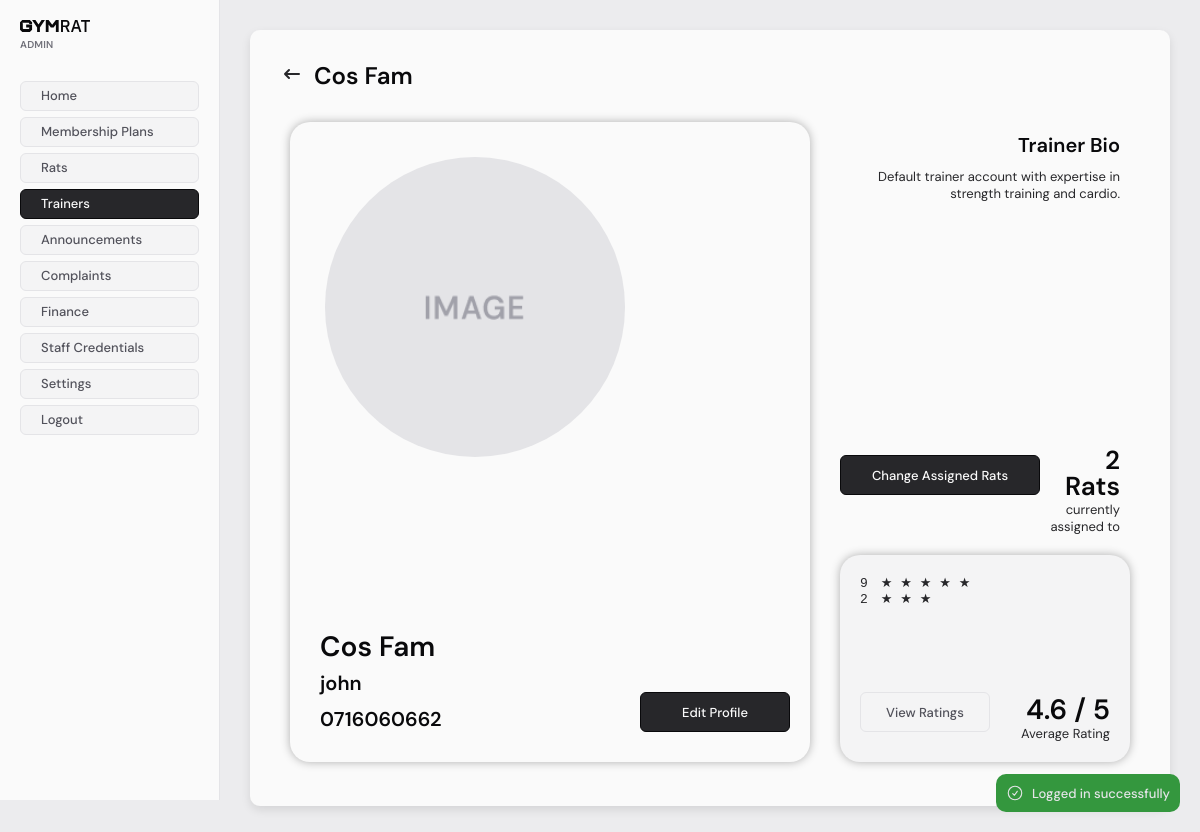
The page /staff/admin/trainers/view/index.php?id=1 (signed in) on the database its author committed.
### tables this page shows
CREATE TABLE `trainers` (
  `id` int NOT NULL,
  `fname` varchar(255) NOT NULL,
  `lname` varchar(255) NOT NULL,
  `username` varchar(255) NOT NULL,
  `password` varchar(255) NOT NULL,
  `avatar` varchar(100) DEFAULT NULL,
  `bio` text NOT NULL,
  `phone` varchar(20) NOT NULL
);

### src/db/Database.php (called while the page is built, shortened)
<?php
class Database
{
    private static null|Database $instance = null;
    private $CONFIG = [
        "host" => "mysql_db",
        "username" => "root",
        "password" => "123456",
        "dbname" => "gymrat",
    ];
    private function __construct()
    {
        try {
            $tz = (new DateTime('now', new DateTimeZone('Asia/Colombo')))->format('P');
            $this->conn = new PDO(
                "mysql:host=" . $this->CONFIG['host'] . ";dbname=" . $this->CONFIG['dbname'],
                $this->CONFIG['username'],
                $this->CONFIG['password'],
                [
                    \PDO::ATTR_ERRMODE => \PDO::ERRMODE_EXCEPTION,
                    \PDO::MYSQL_ATTR_INIT_COMMAND => "SET time_zone='$tz'"
                ]
            );
        } catch (PDOException  $e) {
            die("database connection failed: " . $e->getMessage());
        }
    }
    public static function get_conn()
    {
        if (!self::$instance) {
            self::$instance = new Database();
        }
        return self::$instance->conn;
    }
}

### src/db/models/Trainer.php (called while the page is built, shortened)
<?php
require_once __DIR__ . "/../Model.php";
class Trainer extends Model
{
    protected $table = "trainers";
    public int $id = 0;
    public function fill(array $data)
    {
        $this->id = isset($data['id']) ? (int) $data['id'] : 0;
        $this->fname = $data['fname'] ?? "";
        $this->lname = $data['lname'] ?? "";
        $this->username = $data['username'] ?? "";
        $this->bio = $data['bio'] ?? "";
        $this->phone = $data['phone'] ?? "";
    }
    public function get_by_id()
    {
        $sql = "SELECT * FROM $this->table WHERE id = :id";
        $stmt = $this->conn->prepare($sql);
        $stmt->execute(['id' => $this->id]);
        $data = $stmt->fetch();
        if ($data) {
            return true;
        }
        return false;
    }
}

### src/db/Model.php (called while the page is built, shortened)
<?php
require_once __DIR__ . "/Database.php";
abstract class Model
{
    public function __construct()
    {
        $this->conn = Database::get_conn();
    }
}

### src/db/models/Customer.php (called while the page is built, shortened)
<?php
require_once __DIR__ . "/../Model.php";
class Customer extends Model
{
    protected $table = "customers";
    public function count_customers_by_trainer(int $trainer_id): int
    {
        $sql = "SELECT COUNT(*) AS customer_count FROM $this->table WHERE trainer = :trainer_id";
        $stmt = $this->conn->prepare($sql);
        $stmt->execute(['trainer_id' => $trainer_id]);
        $data = $stmt->fetch();
        return $data['customer_count'] ?? 0;
    }
}

### src/db/models/TrainerRating.php (called while the page is built, shortened)
<?php
require_once __DIR__ . "/../Model.php";
class TrainerRating extends Model
{
    protected $table = "trainer_ratings";
    public function fill(array $data)
    {
        $this->rating = $data['rating'] ?? 0;
    }
    public function get_all_of_trainer(int $trainer_id): array
    {
        $sql = "SELECT * FROM $this->table WHERE trainer_id = :trainer_id ORDER BY created_at DESC";
        $stmt = $this->conn->prepare($sql);
        $stmt->execute([
            'trainer_id' => $trainer_id
        ]);
        $items = $stmt->fetchAll();
        return array_map(function ($item) {
            $rating = new TrainerRating();
            $rating->fill($item);
            return $rating;
        }, $items);
    }
}

### src/staff/admin/trainers/view/index.php (the view, shortened to what this page needs)
<?php
require_once "../../../../alerts/functions.php";
require_once "../../../../db/models/Trainer.php";
require_once "../../../../db/models/Customer.php";
require_once "../../../../db/models/TrainerRating.php";
$trainer = new Trainer();
try {
    $trainer->id = $id;
    $trainer->get_by_id();
} catch (Exception $e) {
    redirect_with_error_alert("Failed to fetch trainer: " . $e->getMessage(), "/staff/admin");
    exit;
}
$trainer_ratings = null;
$trainerRatingModel = new TrainerRating();
try {
    $trainer_ratings = $trainerRatingModel->get_all_of_trainer($trainer->id);
} catch (Exception $e) {
    $_SESSION['error'] = "Failed to fetch trainer ratings: " . $e->getMessage();
}
$customers_assigned = null;
$customerModel = new Customer();
try {
    $customers_assigned = $customerModel->count_customers_by_trainer($trainer->id);
} catch (Exception $e) {
    $_SESSION['error'] = "Failed to fetch customers assigned: " . $e->getMessage();
}
$rating_counts = [
    1 => 0,
    2 => 0,
    3 => 0,
    4 => 0,
    5 => 0,
];
$total_rating = 0;
$totalReviews = count($trainer_ratings);
foreach ($trainer_ratings as $rating) {
    $stars = $rating->rating;
    if (isset($rating_counts[$stars])) {
        $rating_counts[$stars]++;
    } else {
        $rating_counts[$stars] = 1;
    }
    $total_rating += $stars;
}
$average_rating = $totalReviews > 0 ? $total_rating / $totalReviews : 0;
$menuBarConfig = [
    "title" => $trainer->fname . " " . $trainer->lname,
    "showBack" => true,
    "goBackTo" => "/staff/admin/trainers/index.php",
];
require_once "../../../includes/header.php";
require_once "../../../includes/sidebar.php";
?>
<main>
    <div class="staff-base-container">
        <?php require_once "../../../includes/menubar.php"; ?>
        <div style="margin: 20px; display: grid; grid-template-columns: 1fr 1fr; gap: 30px;">
            <div class="trainer-view-profile">
                <div style="grid-row: 1; grid-column: 1; align-self: start; justify-self: start; text-align: left; padding: 15px;">
                <?php if (!empty($trainer->avatar)): ?>
                    <img src="../../../../uploads/<?= $trainer->avatar ?>" alt="Trainer Avatar"  class="trainer-view-avatar">
                <?php else: ?>
                    <img src="../../../../uploads/default-images/infoCardDefault.png" alt="Default Avatar" class="trainer-view-avatar">
                <?php endif; ?>
                </div>
                <div style="grid-row: 2; grid-column: 1; align-self: end; justify-self: start; text-align: left;">
                    <h1 style="margin: 10px; font-size: 28px;"><?= $trainer->fname . " " . $trainer->lname ?></h1>
                    <h1 style="margin: 10px;"><?= $trainer->username ?></h1>
                    <h1 style="margin: 10px;"><?= $trainer->phone ?></h1>
                </div>
                <div style="grid-row: 2; grid-column: 2; align-self: end; justify-self: end; text-align: right;">
                    <a href="/staff/admin/trainers/profile/index.php?id=<?= $trainer->id ?>" style="margin: 10px 0px; width: 150px; height: 40px;"
                    class="staff-button secondary">Edit Profile</a>
                </div>
            </div>
            <div class="trainer-view-menu">
                <div style="display: grid; grid-template-rows: 2fr 1fr;">
                    <div style="grid-row: 1; align-self: start; justify-self: end; text-align: right;">
                        <h1 style="margin: 10px;">Trainer Bio</h1>
                        <p style="margin: 10px;"><?= $trainer->bio ?></p>
                    </div>
                    <div style="grid-row: 2; align-self: end; justify-self: end; text-align: right;
                    display: grid; grid-template-rows: 1fr ; grid-template-columns: 1fr 1fr; width: 100%;">
                        <div style="grid-row: 1; grid-column: 2; align-self: end; justify-self: end; text-align: right; width: 100%; height: 100%;">
                            <h1 style="margin: 2px 10px; font-size: 26px;">
                                <?= ($customers_assigned === 1) ?
                                    $customers_assigned . " Rat" :
                                    (($customers_assigned) ? $customers_assigned . " Rats" : "0 Rats")
                                ?>
                            </h1>
                            <p style="margin: 0 10px;">currently assigned to</p>
                        </div>
                        <div style="grid-row: 1; grid-column: 1; align-self: start; justify-self: end; text-align: left; width: 100%; height: 100%;">
                            <a href="/staff/admin/trainers/assignments/index.php?id=<?= $trainer->id ?>" style="margin: 10px 0px; width: 200px; height: 40px;"
                                class="staff-button secondary">
                                Change Assigned Rats
                            </a>
                        </div>
                    </div>
                </div>
                <div class="trainer-view-ratings">
                    <div style="grid-row: 2; grid-column: 2; align-self: end; justify-self: end; text-align: right;">
                        <h1 style="margin: 2px 0; font-size: 28px;"><?= number_format($average_rating, 1) ?> / 5</h1>
                        <p>Average Rating</p>
                    </div>
                    <div style="grid-row: 1; grid-column: 1; align-self: start; justify-self: start; text-align: left;">
                        <?php if ($rating_counts[5] > 0): ?>
                            <p style="font-family: Courier;"><?= $rating_counts[5] ?>&emsp;★ ★ ★ ★ ★ </p>
                        <?php endif; ?>
                        <?php if ($rating_counts[3] > 0): ?>
                            <p style="font-family: Courier;"><?= $rating_counts[3] ?>&emsp;★ ★ ★  </p>
                        <?php endif; ?>
                    </div>
                    <div style="grid-row: 2; grid-column: 1; align-self: end; justify-self: start; text-align: left;">
                        <a href="/staff/admin/trainers/ratings/index.php?id=<?= $trainer->id ?>" style="margin: 10px 0px; width: 130px; height: 40px;"
                            class="staff-button primary">
                            View Ratings
                        </a>
                    </div>
                </div>
            </div>
        </div>
    </div>
</main>
<?php require_once "../../../includes/footer.php"; ?>

### src/staff/includes/menubar.php (shortened to what this page needs)
<?php
$title = "MenuBar";
$showBack = false;
$goBackTo = null;
if (isset($menuBarConfig)) {
    if (isset($menuBarConfig['title'])) {
        $title = $menuBarConfig['title'];
    }
    if (isset($menuBarConfig['showBack'])) {
        $showBack = $menuBarConfig['showBack'];
    }
    if (isset($menuBarConfig['goBackTo'])) {
        $goBackTo = $menuBarConfig['goBackTo'];
    }
}
?>
<div class="menu-bar">
    <div style="display: flex; align-items: center;">
        <?php if ($showBack && $goBackTo): ?>
            <a href="/staff/includes/menubar_goback.php?goBackTo=<?= $goBackTo ?>" class="menu-bar-back">
                <svg class="w-6 h-6 text-gray-800 dark:text-white" aria-hidden="true" xmlns="http://www.w3.org/2000/svg" width="24" height="24" fill="none" viewBox="0 0 24 24">
                    <path stroke="currentColor" stroke-linecap="round" stroke-linejoin="round" stroke-width="2" d="M5 12h14M5 12l4-4m-4 4 4 4"/>
                </svg>
            </a>
        <?php endif; ?>
        <h1 class="alt"><?= $title ?></h1>
    </div>
</div>

### src/staff/styles/globals.css (style rules this page uses)
* { margin: 0; padding: 0; box-sizing: border-box; font-family: "DM Sans", sans-serif; font-optical-sizing: auto; }
:root { --color-zinc-50: #fafafa; --color-zinc-100: #f4f4f5; --color-zinc-150: #ececee; --color-zinc-200: #e4e4e7; --color-zinc-300: #d4d4d8; --color-zinc-400: #a1a1aa; --color-zinc-500: #71717a; --color-zinc-600: #52525b; --color-zinc-700: #3f3f46; --color-zinc-800: #27272a; --color-zinc-900: #18181b; --color-zinc-950: #09090b; --color-red: #d53a3a; --color-red-light: #f05050; --color-red-light-faded: #F0505040; --color-green: #34973e; --color-green-light: #42b34d; --color-green-light-faded: #42b34d40; font-size: 13px; }
body { background-color: var(--color-zinc-150); color: var(--color-zinc-800); display: flex; }
main { padding: 20px; display: flex; min-height: 100vh; flex: 1; }
a { color: inherit; text-decoration: none; }

### src/staff/styles/components.css (style rules this page uses)
h1 { font-size: 20px; line-height: 26px; font-weight: 600; color: var(--color-zinc-950); }
h1.alt { font-size: 24px; line-height: 32px; }
.staff-base-container { background-color: var(--color-zinc-50); margin: 10px; padding: 20px; border-radius: 10px; width: 99% !important; box-shadow: 0 4px 10px rgba(0, 0, 0, 0.1); min-height: 98%; }
.staff-button { height: 30px; padding: 0 20px; font-weight: 500; border-radius: 6px; margin-bottom: 6px; display: flex; align-items: center; justify-content: center; text-align: center; cursor: pointer; transition: background-color 0.6s; }
.staff-button.primary { color: var(--color-zinc-600); background-color: var(--color-zinc-100); border: 1px solid var(--color-zinc-200); }
.staff-button.secondary { background-color: var(--color-zinc-800); color: var(--color-zinc-50); border: 1px solid var(--color-zinc-950); }

### src/staff/admin/admin.css (style rules this page uses)
.trainer-view-profile { width: 100%; height: 80vh; box-sizing: border-box; border-radius: 20px; background-color: var(--color-zinc-50); padding: 20px; box-shadow: 0px 0px 10px rgba(0, 0, 0, 0.3); display: grid; grid-template-rows: 1fr 1fr; grid-template-columns: 1fr 1fr; }
.trainer-view-avatar { width: 300px; height: 300px; border-radius: 100%; }
.trainer-view-menu { display: grid; grid-template-columns: 1fr; grid-template-rows: 2fr 1fr; width: 100%; height: 80vh; gap: 20px; }
.trainer-view-ratings { border-radius: 20px; background-color: var(--color-zinc-100); padding: 20px; box-shadow: 0px 0px 10px rgba(0, 0, 0, 0.3); display: grid; grid-template-rows: 1fr 1fr; grid-template-columns: 1fr 1fr; }

### src/staff/includes/menubar.php (style rules this page uses)
.menu-bar { display: flex; align-items: center; margin: 10px 10px 30px 10px; justify-content: space-between; }
.menu-bar-back { border: none; background-color: transparent; }
.menu-bar h1 { margin-left: 10px; }

### rows shown on the page
trainers: title "Cos Fam", fname "Cos", lname "Fam", username "john", phone "0716060662", bio "Default trainer account with expertise in strength training and cardio."

### other values the page prints
$success_alert "Logged in successfully"
$title "ADMIN"
$link['text'] "Home"
$link['text'] "Membership Plans"
$link['text'] "Rats"
$link['text'] "Trainers"
$link['text'] "Announcements"
$link['text'] "Complaints"
$link['text'] "Finance"
$link['text'] "Staff Credentials"
$link['text'] "Settings"
$customers_assigned "2"
$average_rating "4.6"
$rating_counts[5] "9"
$rating_counts[3] "2"
